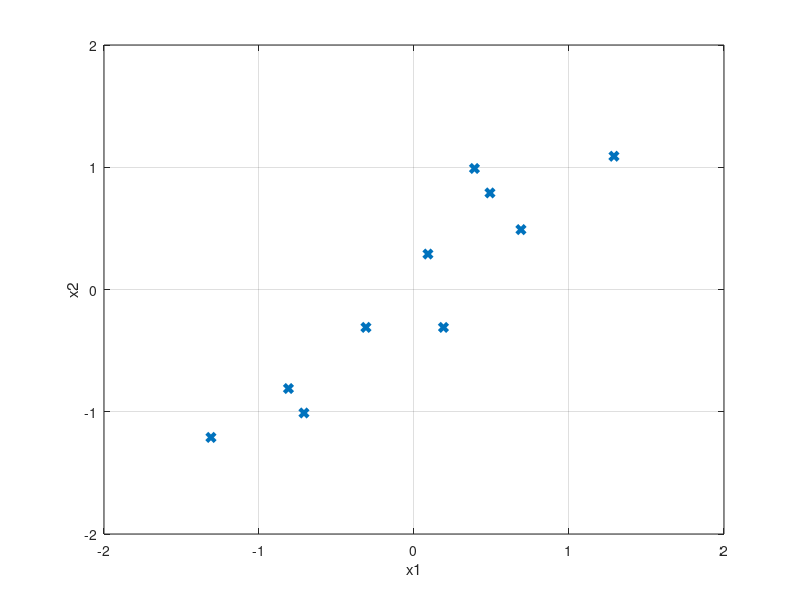

Write MATLAB code to recreate this figure. (Note: this script raises an error after producing the figure.)
clear all
close all

x = [2.5 0.5 2.2 1.9 3.1 2.3 2 1 1.5 1.1];

y = [2.4 0.7 2.9 2.2 3.0 2.7 1.6 1.1 1.6 0.9];


% mean calculation and removal
xmean = mean(x);

ymean = mean(y);

x = x - xmean;

y = y - ymean;

D = [x;y];

% covariance matrix calculation
S = cov(x,y);

figure;
plot(x, y, 'x', 'Linewidth', 3)
% hold on
grid on
axis([-2 2 -2 2])
xlabel('x1');
ylabel('x2');
set(gcf,'color','w');


% obtain eigenvectors and eigenvalues of cov matrix
[v, lambda] = eig(S);

[lambda1 idx] = max(sum(lambda));
[lambda2] = min(sum(lambda));
v1 = v(:,idx);
v(:, idx) = [];
v2 = v;

% project data onto Principal component:
projD = v1' * D;

% recover data to two dimensions:
projD = v1 * projD;

hold on
plotv(v1*lambda1) 
plotv(v2*lambda2)
legend('original', 'maior v','menor v', 'Location','southeast')

% Plot the recovered data:
figure;
plot(x, y, 'x',projD(1,:), projD(2,:), 'r*', 'Linewidth', 3)
grid on
xlabel('x1''');
ylabel('x2''');
set(gcf,'color','w');
legend('Original', 'Após PCA', 'Location','southeast')



